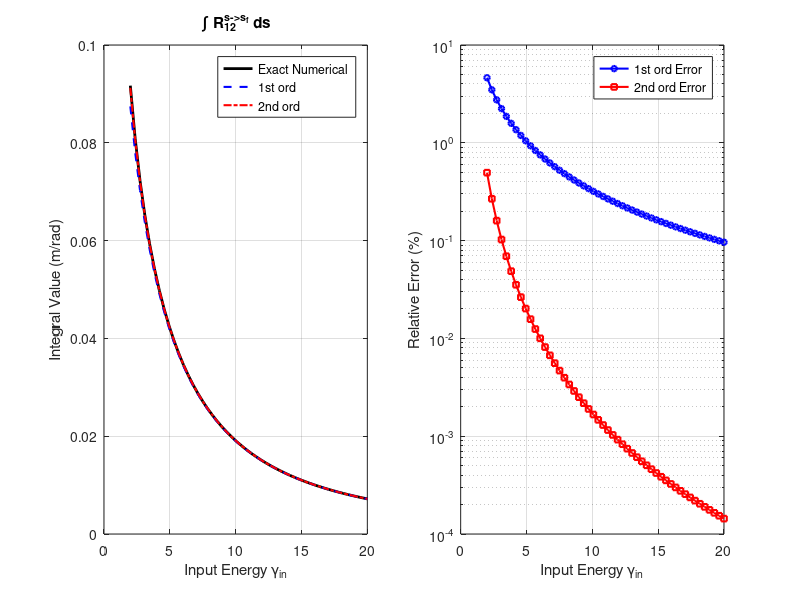

MATLAB code for this plot:
clear; clc; close all;

% ==========================================
% 1. Physics Parameters
% ==========================================
L = 1.0;              % Cavity length (m)
phi_deg = 20;         % RF phase (degrees)
Delta_gamma = 10;     % Energy gain
gamma_start = 2.0;    % Minimum input gamma (must be >= 2 for expansion)
gamma_end = 20.0;     % Maximum input gamma

% Derived parameters
phi = deg2rad(phi_deg);
% Focusing parameter Omega (Rosenzweig-Serafini model)
Omega = 1 / (sqrt(8) * cos(phi)); 

% ==========================================
% 2. Define Analytical Helper Functions
% ==========================================
% The integral form is: Int [ gamma^n * sin(Omega * ln(gf/g)) ] dg
% Solution: F(g) = (gamma^(n+1) / ((n+1)^2 + Omega^2)) * [ (n+1)*sin(alpha) + Omega*cos(alpha) ]
% We need to evaluate [F(gamma_f) - F(gamma_i)]

% Function to calculate the primitives
get_primitive = @(g, gf, n, Omg) (g.^(n+1) ./ ((n+1)^2 + Omg^2)) .* ...
    ( (n+1).*sin(Omg.*log(gf./g)) + Omg.*cos(Omg.*log(gf./g)) );

% ==========================================
% 3. Simulation Loop
% ==========================================
gamma_in_list = linspace(gamma_start, gamma_end, 50);

% Pre-allocate arrays
I_exact     = zeros(size(gamma_in_list));
I_standard  = zeros(size(gamma_in_list));
I_corrected = zeros(size(gamma_in_list));
err_standard = zeros(size(gamma_in_list));
err_corrected = zeros(size(gamma_in_list));

fprintf('Running simulation for gamma_in = [%.1f, %.1f]...\n', gamma_start, gamma_end);

for k = 1:length(gamma_in_list)
    g_i = gamma_in_list(k);
    g_f = g_i + Delta_gamma;
    gamma_prime = (g_f - g_i) / L;

    % Common prefactor for R12: 1 / (Omega * gamma' * sqrt(gamma_f))
    % Note: R12 itself has sqrt(gamma/gamma_f). We factor out constants.
    K_factor = 1 / (Omega * gamma_prime * sqrt(g_f));

    % --- Method A: Exact Numerical Integration ---
    % Integrand: R12 / sqrt(g^2 - 1)
    % R12 part: sqrt(g) * sin(Omega * ln(gf/g))
    func_exact = @(g) (1./sqrt(g.^2 - 1)) .* sqrt(g) .* sin(Omega .* log(g_f./g));
    I_exact(k) = K_factor * integral(func_exact, g_i, g_f);

    % --- Method B: Standard Analytical (Ultra-relativistic) ---
    % Approx: 1/sqrt(g^2-1) ~ 1/gamma
    % Effective Integrand power: g^(-1) * g^(0.5) = g^(-0.5) -> n = -0.5
    val_std_f = get_primitive(g_f, g_f, -0.5, Omega);
    val_std_i = get_primitive(g_i, g_f, -0.5, Omega);
    I_standard(k) = K_factor * (val_std_f - val_std_i);

    % --- Method C: Corrected Analytical (First Order Expansion) ---
    % Expansion: 1/sqrt(g^2-1) ~ 1/gamma + 1/(2*gamma^3)
    % We already have the first term (Method B). 
    % We add the second term: 0.5 * g^(-3) * g^(0.5) = 0.5 * g^(-2.5) -> n = -2.5

    val_corr_f = get_primitive(g_f, g_f, -2.5, Omega);
    val_corr_i = get_primitive(g_i, g_f, -2.5, Omega);

    term_correction = 0.5 * (val_corr_f - val_corr_i);
    I_corrected(k) = I_standard(k) + K_factor * term_correction;

    % --- Calculate Errors ---
    err_standard(k)  = abs(I_standard(k) - I_exact(k))  / abs(I_exact(k)) * 100;
    err_corrected(k) = abs(I_corrected(k) - I_exact(k)) / abs(I_exact(k)) * 100;
end

% ==========================================
% 4. Visualization
% ==========================================
figure('Color', 'w', 'Position', [100, 100, 1000, 400]);

% Plot 1: Integral Values
subplot(1, 2, 1);
plot(gamma_in_list, I_exact, 'k-', 'LineWidth', 2, 'DisplayName', 'Exact Numerical'); hold on;
plot(gamma_in_list, I_standard, 'b--', 'LineWidth', 1.5, 'DisplayName', '1st ord');
plot(gamma_in_list, I_corrected, 'r-.', 'LineWidth', 1.5, 'DisplayName', '2nd ord');
xlabel('Input Energy \gamma_{in}');
ylabel('Integral Value (m/rad)');
title('\int R_{12}^{s->s_f} ds');
legend('Location', 'best');
grid on;

% Plot 2: Relative Error (Log Scale)
subplot(1, 2, 2);
semilogy(gamma_in_list, err_standard, 'b-o', 'LineWidth', 1.5, 'MarkerSize', 4); hold on;
semilogy(gamma_in_list, err_corrected, 'r-s', 'LineWidth', 1.5, 'MarkerSize', 4);


xlabel('Input Energy \gamma_{in}');
ylabel('Relative Error (%)');
%title('Accuracy Improvement: Standard vs Corrected');
legend('1st ord Error', '2nd ord Error', 'Location', 'NorthEast');
grid on;



% clear; clc; close all;
% 
% % ==========================================
% % 1. 物理参数
% % ==========================================
% L = 1.0;
% phi_deg = 10;
% Delta_gamma = 10;
% gamma_start = 2.0;   % 入口能量
% gamma_end = 20.0;
% 
% phi = deg2rad(phi_deg);
% Omega = 1 / (sqrt(8) * cos(phi));
% % R22 中的正弦项系数 K (Rosenzweig-Serafini)
% K_sin = sqrt(2) * cos(phi);
% 
% % ==========================================
% % 2. 定义积分原函数 (Primitive Functions)
% % ==========================================
% % 通用积分公式: Int g^n * Trig(Omega * ln(gf/g)) dg
% % 这些是解析解的核心
% 
% % 对应 sin(alpha) 的积分
% get_prim_sin = @(g, gf, n, Omg) (g.^(n+1) ./ ((n+1)^2 + Omg^2)) .* ...
%     ( (n+1).*sin(Omg.*log(gf./g)) + Omg.*cos(Omg.*log(gf./g)) );
% 
% % 对应 cos(alpha) 的积分
% get_prim_cos = @(g, gf, n, Omg) (g.^(n+1) ./ ((n+1)^2 + Omg^2)) .* ...
%     ( (n+1).*cos(Omg.*log(gf./g)) - Omg.*sin(Omg.*log(gf./g)) );
% 
% % 组合: 计算 R22 核心部分 [cos + K*sin] 的积分
% get_R22_int = @(g, gf, n, Omg, K) get_prim_cos(g, gf, n, Omg) + K * get_prim_sin(g, gf, n, Omg);
% 
% % ==========================================
% % 3. 计算循环
% % ==========================================
% gamma_in_list = linspace(gamma_start, gamma_end, 50);
% I_exact = zeros(size(gamma_in_list));
% I_standard = zeros(size(gamma_in_list));
% I_corrected = zeros(size(gamma_in_list));
% 
% % 误差记录
% err_std = zeros(size(gamma_in_list));
% err_cor = zeros(size(gamma_in_list));
% 
% for k = 1:length(gamma_in_list)
%     g_i = gamma_in_list(k);
%     g_f = g_i + Delta_gamma;
%     gamma_prime = (g_f - g_i) / L;
% 
%     % R22 积分前的常数因子
%     % 原始积分: Int (1/gamma') * (R22 / sqrt(g^2-1)) dg
%     % R22 = (g/gf) * [Trig]
%     % 提取常数 C = 1 / (gamma' * gf)
%     C_factor = 1 / (gamma_prime * g_f);
% 
%     % --- A. 精确数值积分 (The Truth) ---
%     % 被积: g * [Trig] / sqrt(g^2-1)
%     alpha_func = @(g) Omega .* log(g_f ./ g);
%     trig_part  = @(g) cos(alpha_func(g)) + K_sin * sin(alpha_func(g));
%     func_exact = @(g) (g ./ sqrt(g.^2 - 1)) .* trig_part(g);
% 
%     I_exact(k) = C_factor * integral(func_exact, g_i, g_f);
% 
%     % --- B. 标准近似 (Standard) ---
%     % 假设 g / sqrt(g^2-1) ≈ 1
%     % 对应幂次 n = 0
%     val_std_f = get_R22_int(g_f, g_f, 0, Omega, K_sin);
%     val_std_i = get_R22_int(g_i, g_f, 0, Omega, K_sin);
%     I_standard(k) = C_factor * (val_std_f - val_std_i);
% 
%     % --- C. 修正近似 (Corrected) ---
%     % 假设 g / sqrt(g^2-1) ≈ 1 + 1/(2*g^2)
%     % 第一项是 Standard (n=0)
%     % 第二项对应幂次 n = -2
%     val_cor_f = get_R22_int(g_f, g_f, -2, Omega, K_sin);
%     val_cor_i = get_R22_int(g_i, g_f, -2, Omega, K_sin);
% 
%     term_correction = 0.5 * (val_cor_f - val_cor_i);
%     I_corrected(k) = I_standard(k) + C_factor * term_correction;
% 
%     % 计算误差
%     err_std(k) = abs(I_standard(k) - I_exact(k))/abs(I_exact(k)) * 100;
%     err_cor(k) = abs(I_corrected(k) - I_exact(k))/abs(I_exact(k)) * 100;
% end
% 
% % ==========================================
% % 4. 绘图结果
% % ==========================================
% figure('Color', 'w', 'Position', [100, 100, 1000, 400]);
% 
% subplot(1, 2, 1);
% plot(gamma_in_list, I_exact, 'k-', 'LineWidth', 2); hold on;
% plot(gamma_in_list, I_standard, 'b--', 'LineWidth', 1.5);
% plot(gamma_in_list, I_corrected, 'r-.', 'LineWidth', 1.5);
% title('\int R_{22}^{s->s_f} ds');
% xlabel('\gamma_{in}'); ylabel('Integral Value');
% legend('Exact', 'Standard (1)', 'Corrected (1 + 1/2\gamma^2)');
% grid on;
% 
% subplot(1, 2, 2);
% semilogy(gamma_in_list, err_std, 'b-o', 'LineWidth', 1.5, 'MarkerSize', 4); hold on;
% semilogy(gamma_in_list, err_cor, 'r-s', 'LineWidth', 1.5, 'MarkerSize', 4);
% yline(1, 'k:', '1% Threshold');
% title('relative err (%)');
% xlabel('\gamma_{in}');
% legend('Standard Error', 'Corrected Error');
% grid on;
% 
% fprintf('Gamma=2 时, 标准误差: %.2f%%, 修正误差: %.2f%%\n', err_std(1), err_cor(1));
